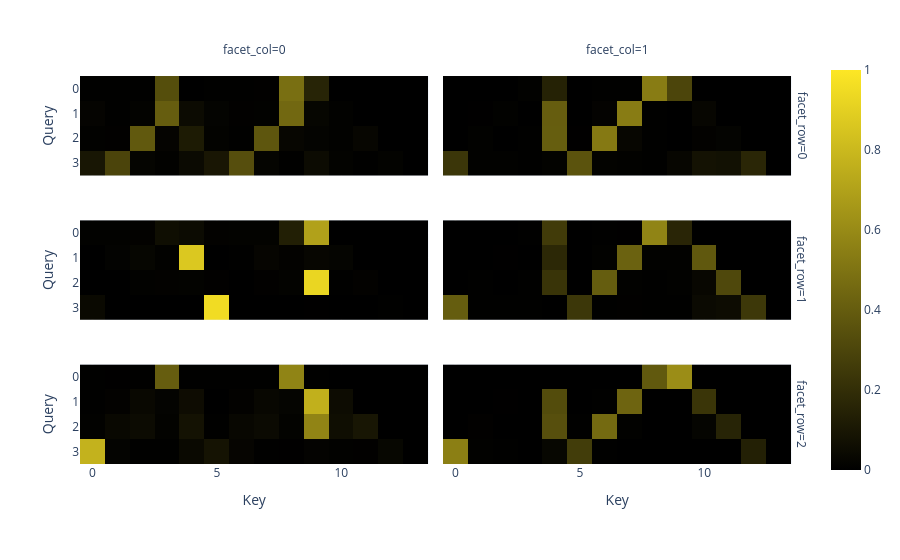

Notebook cell for this chart:
### Code cell
px.imshow(
    sum_avg_scores.detach().cpu().numpy(),
    facet_col=0,
    facet_row=1,
    labels=dict(x='Key', y='Query'),
    zmin=0,
    zmax=1,
    color_continuous_scale=[[0, 'black'], [1, '#fde725']],
)

### Figure 1 — Plotly figure (JSON) as saved in the notebook; plotly's stock layout.template omitted (floating-point values rounded to 4 significant figures)
{"data": [{"coloraxis": "coloraxis", "hovertemplate": "Key: %{x}<br>Query: %{y}<br>color: %{z}<extra></extra>", "name": "0", "type": "heatmap", "xaxis": "x5", "yaxis": "y5", "z": [[0.003431, 0.004119, 0.005069, 0.3375, 0.001022, 0.003839, 0.005531, 0.006111, 0.4794, 0.154, 0.0, 0.0, 0.0, 0.0], [0.01795, 0.005459, 0.01338, 0.4017, 0.04565, 0.01656, 0.006228, 0.00735, 0.4511, 0.02541, 0.009166, 0.0, 0.0, 0.0], [0.009872, 0.006292, 0.385, 0.01864, 0.1156, 0.01101, 0.005289, 0.3714, 0.02592, 0.01606, 0.008156, 0.02669, 0.0, 0.0], [0.0958, 0.295, 0.01977, 0.007068, 0.04396, 0.09694, 0.3382, 0.02168, 0.004853, 0.04613, 0.01236, 0.004984, 0.0133, 0.0]]}, {"coloraxis": "coloraxis", "hovertemplate": "Key: %{x}<br>Query: %{y}<br>color: %{z}<extra></extra>", "name": "1", "type": "heatmap", "xaxis": "x6", "yaxis": "y6", "z": [[9.271e-05, 0.0002055, 0.0003959, 0.007768, 0.1458, 0.0006347, 0.002557, 0.003986, 0.5381, 0.3004, 0.0, 0.0, 0.0, 0.0], [0.0009949, 0.002086, 0.007832, 0.001616, 0.4031, 0.001307, 0.0141, 0.5371, 0.003609, 0.0008685, 0.02741, 0.0, 0.0, 0.0], [0.0007777, 0.006587, 0.0005929, 0.002373, 0.4051, 0.002155, 0.5242, 0.02649, 0.002808, 0.0007639, 0.01076, 0.01746, 0.0, 0.0], [0.2344, 0.009825, 0.00783, 0.004231, 0.01302, 0.3608, 0.01311, 0.008975, 0.005388, 0.02627, 0.07815, 0.07167, 0.1664, 0.0]]}, {"coloraxis": "coloraxis", "hovertemplate": "Key: %{x}<br>Query: %{y}<br>color: %{z}<extra></extra>", "name": "2", "type": "heatmap", "xaxis": "x3", "yaxis": "y3", "z": [[0.007061, 0.008659, 0.01005, 0.0598, 0.04778, 0.01056, 0.01086, 0.0117, 0.1344, 0.6991, 0.0, 0.0, 0.0, 0.0], [0.0009275, 0.01379, 0.02428, 0.009691, 0.8641, 0.0003216, 0.004861, 0.02218, 0.01078, 0.02744, 0.02159, 0.0, 0.0, 0.0], [0.001751, 0.000798, 0.00899, 0.01037, 0.01329, 0.006129, 0.0006528, 0.006021, 0.01129, 0.9249, 0.00558, 0.01026, 0.0, 0.0], [0.0389, 0.0002692, 4.193e-05, 0.0001774, 5.767e-06, 0.9537, 0.0008445, 0.0001358, 0.0001743, 0.002163, 7.307e-05, 7.489e-06, 0.003528, 0.0]]}, {"coloraxis": "coloraxis", "hovertemplate": "Key: %{x}<br>Query: %{y}<br>color: %{z}<extra></extra>", "name": "3", "type": "heatmap", "xaxis": "x4", "yaxis": "y4", "z": [[0.0001368, 0.0003587, 0.0001373, 0.004036, 0.2561, 0.0009337, 0.003141, 0.002026, 0.5711, 0.162, 0.0, 0.0, 0.0, 0.0], [0.0004877, 0.0002802, 0.002149, 0.000814, 0.1722, 0.001645, 0.006665, 0.4221, 0.00661, 0.008243, 0.3788, 0.0, 0.0, 0.0], [0.001347, 0.002964, 0.0004949, 0.004012, 0.2254, 0.001621, 0.4007, 0.008178, 0.00271, 0.009425, 0.03078, 0.3123, 0.0, 0.0], [0.4009, 0.004013, 0.002194, 0.002981, 0.001648, 0.2381, 0.002412, 0.006329, 0.002453, 0.003597, 0.04412, 0.05026, 0.241, 0.0]]}, {"coloraxis": "coloraxis", "hovertemplate": "Key: %{x}<br>Query: %{y}<br>color: %{z}<extra></extra>", "name": "4", "type": "heatmap", "xaxis": "x", "yaxis": "y", "z": [[0.003649, 0.002148, 0.002817, 0.402, 0.003424, 0.004761, 0.002992, 0.002608, 0.5697, 0.005868, 0.0, 0.0, 0.0, 0.0], [0.002647, 0.01064, 0.03616, 0.01596, 0.05403, 0.001601, 0.01046, 0.03216, 0.01987, 0.7638, 0.05271, 0.0, 0.0, 0.0], [0.009618, 0.03387, 0.04626, 0.01093, 0.07848, 0.004862, 0.03228, 0.0423, 0.01287, 0.5733, 0.06057, 0.09462, 0.0, 0.0], [0.7714, 0.01565, 0.003504, 0.003179, 0.03971, 0.0836, 0.02195, 0.003245, 0.002127, 0.01416, 0.006511, 0.006115, 0.02888, 0.0]]}, {"coloraxis": "coloraxis", "hovertemplate": "Key: %{x}<br>Query: %{y}<br>color: %{z}<extra></extra>", "name": "5", "type": "heatmap", "xaxis": "x2", "yaxis": "y2", "z": [[5.047e-05, 0.0007294, 0.0003569, 0.001145, 4.555e-05, 8.387e-05, 0.001151, 0.0002382, 0.3849, 0.6113, 0.0, 0.0, 0.0, 0.0], [7.069e-05, 0.0004369, 0.001979, 0.001432, 0.3276, 8.337e-05, 0.003794, 0.4345, 0.001124, 0.0005012, 0.2285, 0.0, 0.0, 0.0], [0.0006137, 0.00609, 0.0007284, 0.00173, 0.3426, 0.002561, 0.4589, 0.007673, 0.001676, 0.001426, 0.02, 0.156, 0.0, 0.0], [0.548, 0.008997, 0.005928, 0.001577, 0.02815, 0.2622, 0.004058, 0.000219, 0.0003645, 0.0001171, 0.0001999, 0.001335, 0.1389, 0.0]]}], "layout": {"annotations": [{"font": {}, "showarrow": false, "text": "facet_col=0", "x": 0.24, "xanchor": "center", "xref": "paper", "y": 1.0, "yanchor": "bottom", "yref": "paper"}, {"font": {}, "showarrow": false, "text": "facet_col=1", "x": 0.74, "xanchor": "center", "xref": "paper", "y": 1.0, "yanchor": "bottom", "yref": "paper"}, {"font": {}, "showarrow": false, "text": "facet_row=2", "textangle": 90, "x": 0.98, "xanchor": "left", "xref": "paper", "y": 0.1567, "yanchor": "middle", "yref": "paper"}, {"font": {}, "showarrow": false, "text": "facet_row=1", "textangle": 90, "x": 0.98, "xanchor": "left", "xref": "paper", "y": 0.5, "yanchor": "middle", "yref": "paper"}, {"font": {}, "showarrow": false, "text": "facet_row=0", "textangle": 90, "x": 0.98, "xanchor": "left", "xref": "paper", "y": 0.8433, "yanchor": "middle", "yref": "paper"}], "coloraxis": {"cmax": 1, "cmin": 0, "colorscale": [[0, "black"], [1, "#fde725"]]}, "margin": {"t": 60}, "xaxis": {"anchor": "y", "constrain": "domain", "domain": [0, 0.48], "scaleanchor": "y", "title": {"text": "Key"}}, "xaxis2": {"anchor": "y2", "domain": [0.5, 0.98], "matches": "x", "title": {"text": "Key"}}, "xaxis3": {"anchor": "y3", "domain": [0, 0.48], "matches": "x", "showticklabels": false}, "xaxis4": {"anchor": "y4", "domain": [0.5, 0.98], "matches": "x", "showticklabels": false}, "xaxis5": {"anchor": "y5", "domain": [0, 0.48], "matches": "x", "showticklabels": false}, "xaxis6": {"anchor": "y6", "domain": [0.5, 0.98], "matches": "x", "showticklabels": false}, "yaxis": {"anchor": "x", "autorange": "reversed", "constrain": "domain", "domain": [0, 0.3133], "title": {"text": "Query"}}, "yaxis2": {"anchor": "x2", "domain": [0, 0.3133], "matches": "y", "showticklabels": false}, "yaxis3": {"anchor": "x3", "domain": [0.3433, 0.6567], "matches": "y", "title": {"text": "Query"}}, "yaxis4": {"anchor": "x4", "domain": [0.3433, 0.6567], "matches": "y", "showticklabels": false}, "yaxis5": {"anchor": "x5", "domain": [0.6867, 1.0], "matches": "y", "title": {"text": "Query"}}, "yaxis6": {"anchor": "x6", "domain": [0.6867, 1.0], "matches": "y", "showticklabels": false}}}
